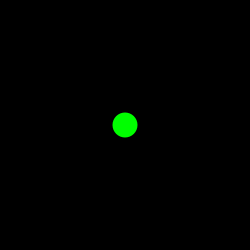
Frame 1 (no input)
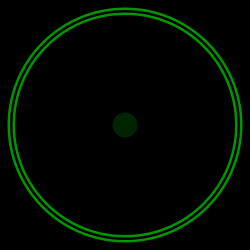
Frame 60 (the mouse pressed at the canvas centre just before this capture)
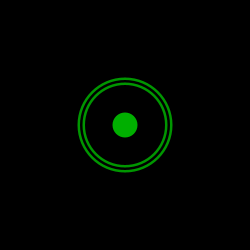
Frame 120 (the mouse held since frame 60 and released just before this capture)

The Processing sketch that drew these frames (run headless with seeded random() and noise(); from frame 60 on, the mouse is pressed at the canvas centre):

// Processing sketch: processing_53073
// ── processing_53073.pde

//Emit
//x value now exists and subject to change
int x = 0;

//initialize my canvas
void setup(){
  //canvas size and colour
  size(250,250);
  background(0);
  //drawing ellipses from their center point
  ellipseMode(CENTER);
  //drawing shapes without lines
  noStroke();
  //smoothing or anti-aliasing
  smooth();
  //circles are bright green
  fill(0,250,0);
}

void draw(){
  //speed of rings emitting
  frameRate(60);
  
  //creates double rings that get larger
  fill(0,150,0);
  ellipse(125,125,x+15,x+15);
  fill(0);
  ellipse(125,125,x+10,x+10);
  fill(0,150,0);
  ellipse(125,125,x+5,x+5);
  fill(0);
  ellipse(125,125,x,x);
    
  //redraw center dot, brightness depends on x
  fill(0,(255 - x),0);
  ellipse(125,125,25,25);
  
  
  //reset values to re-emit when rings are larger than screen size
  if(x>350){
    x=0;
  }else{
    x+=10;
  }
}               
